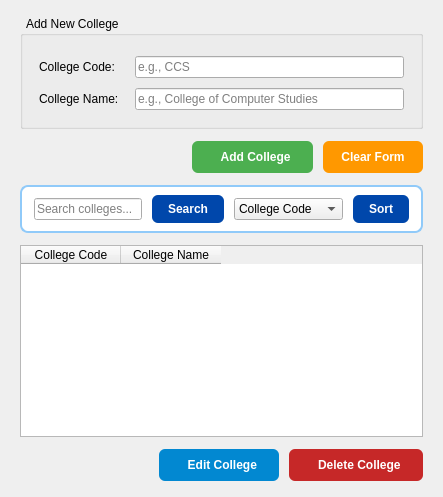
         <widget class="QWidget" name="pageColleges">
          <layout class="QVBoxLayout" name="collegesLayout">
           <property name="spacing">
            <number>12</number>
           </property>
           <property name="leftMargin">
            <number>20</number>
           </property>
           <property name="topMargin">
            <number>16</number>
           </property>
           <property name="rightMargin">
            <number>20</number>
           </property>
           <property name="bottomMargin">
            <number>16</number>
           </property>
           <item>
            <widget class="QGroupBox" name="groupCollege">
             <property name="title">
              <string>  Add New College</string>
             </property>
             <layout class="QFormLayout" name="collegeForm">
              <property name="horizontalSpacing">
               <number>16</number>
              </property>
              <property name="verticalSpacing">
               <number>10</number>
              </property>
              <property name="leftMargin">
               <number>16</number>
              </property>
              <property name="topMargin">
               <number>20</number>
              </property>
              <property name="rightMargin">
               <number>16</number>
              </property>
              <property name="bottomMargin">
               <number>16</number>
              </property>
              <item row="0" column="0">
               <widget class="QLabel" name="label_12">
                <property name="text">
                 <string>College Code:</string>
                </property>
               </widget>
              </item>
              <item row="0" column="1">
               <widget class="QLineEdit" name="lineCollegeCode">
                <property name="placeholderText">
                 <string>e.g., CCS</string>
                </property>
               </widget>
              </item>
              <item row="1" column="0">
               <widget class="QLabel" name="label_13">
                <property name="text">
                 <string>College Name:</string>
                </property>
               </widget>
              </item>
              <item row="1" column="1">
               <widget class="QLineEdit" name="lineCollegeName">
                <property name="placeholderText">
                 <string>e.g., College of Computer Studies</string>
                </property>
               </widget>
              </item>
             </layout>
            </widget>
           </item>
           <item>
            <layout class="QHBoxLayout" name="colBtnRow">
             <property name="spacing">
              <number>10</number>
             </property>
             <item>
              <spacer name="colBtnSpacer">
               <property name="orientation">
                <enum>Qt::Orientation::Horizontal</enum>
               </property>
               <property name="sizeHint" stdset="0">
                <size>
                 <width>40</width>
                 <height>20</height>
                </size>
               </property>
              </spacer>
             </item>
             <item>
              <widget class="QPushButton" name="btnAddCollege">
               <property name="styleSheet">
                <string notr="true">background-color:#4CAF50;color:white;border-radius:6px;padding:9px 22px;font-weight:700;</string>
               </property>
               <property name="text">
                <string>  Add College</string>
               </property>
              </widget>
             </item>
             <item>
              <widget class="QPushButton" name="btnClearCollege">
               <property name="styleSheet">
                <string notr="true">background-color:#FF9800;color:white;border-radius:6px;padding:9px 18px;font-weight:700;</string>
               </property>
               <property name="text">
                <string>Clear Form</string>
               </property>
              </widget>
             </item>
            </layout>
           </item>
           <item>
            <widget class="QFrame" name="colSearchFrame">
             <property name="styleSheet">
              <string notr="true">QFrame{background-color:white;border-radius:8px;border:1.5px solid #90caf9;}</string>
             </property>
             <layout class="QHBoxLayout" name="colSearchLayout">
              <property name="spacing">
               <number>10</number>
              </property>
              <property name="leftMargin">
               <number>12</number>
              </property>
              <property name="topMargin">
               <number>8</number>
              </property>
              <property name="rightMargin">
               <number>12</number>
              </property>
              <property name="bottomMargin">
               <number>8</number>
              </property>
              <item>
               <widget class="QLineEdit" name="lineSearchCollege">
                <property name="placeholderText">
                 <string>Search colleges...</string>
                </property>
               </widget>
              </item>
              <item>
               <widget class="QPushButton" name="btnSearchCollege">
                <property name="styleSheet">
                 <string notr="true">background-color:#0047AB;color:white;border-radius:6px;padding:7px 16px;font-weight:700;</string>
                </property>
                <property name="text">
                 <string>Search</string>
                </property>
               </widget>
              </item>
              <item>
               <widget class="QComboBox" name="comboSortCollege">
                <item>
                 <property name="text">
                  <string>College Code</string>
                 </property>
                </item>
                <item>
                 <property name="text">
                  <string>College Name</string>
                 </property>
                </item>
               </widget>
              </item>
              <item>
               <widget class="QPushButton" name="btnSortCollege">
                <property name="styleSheet">
                 <string notr="true">background-color:#0047AB;color:white;border-radius:6px;padding:7px 16px;font-weight:700;</string>
                </property>
                <property name="text">
                 <string>Sort</string>
                </property>
               </widget>
              </item>
             </layout>
            </widget>
           </item>
           <item>
            <widget class="QTableWidget" name="tableColleges">
             <property name="editTriggers">
              <set>QAbstractItemView::EditTrigger::NoEditTriggers</set>
             </property>
             <property name="selectionMode">
              <enum>QAbstractItemView::SelectionMode::SingleSelection</enum>
             </property>
             <property name="selectionBehavior">
              <enum>QAbstractItemView::SelectionBehavior::SelectRows</enum>
             </property>
             <column>
              <property name="text">
               <string>College Code</string>
              </property>
             </column>
             <column>
              <property name="text">
               <string>College Name</string>
              </property>
             </column>
            </widget>
           </item>
           <item>
            <layout class="QHBoxLayout" name="colActBtnRow">
             <property name="spacing">
              <number>10</number>
             </property>
             <item>
              <spacer name="colActSpacer">
               <property name="orientation">
                <enum>Qt::Orientation::Horizontal</enum>
               </property>
               <property name="sizeHint" stdset="0">
                <size>
                 <width>40</width>
                 <height>20</height>
                </size>
               </property>
              </spacer>
             </item>
             <item>
              <widget class="QPushButton" name="btnEditCollege">
               <property name="styleSheet">
                <string notr="true">background-color:#0288d1;color:white;border-radius:6px;padding:9px 22px;font-weight:700;</string>
               </property>
               <property name="text">
                <string>  Edit College</string>
               </property>
              </widget>
             </item>
             <item>
              <widget class="QPushButton" name="btnDeleteCollege">
               <property name="styleSheet">
                <string notr="true">background-color:#c62828;color:white;border-radius:6px;padding:9px 22px;font-weight:700;</string>
               </property>
               <property name="text">
                <string>  Delete College</string>
               </property>
              </widget>
             </item>
            </layout>
           </item>
          </layout>
         </widget>
